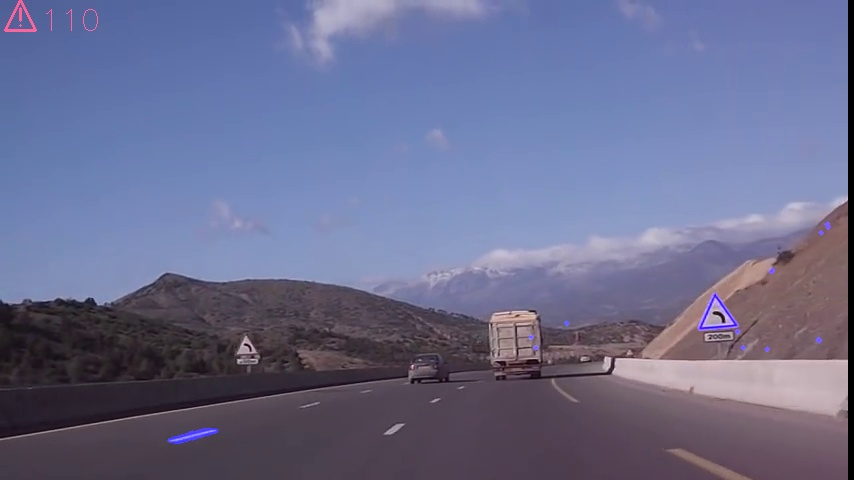
//> input picture Ptut_V3/test2.jpg, 854 x 480 px
$ ./TestDetectionPanneau   (built with g++ and OpenCV 4)
//> lines starting //> are read from the running program, lines starting //| are printed output that depends on the picture; after the words box and inside, x2 and y2 are one past the last pixel; in counts of white or black regions, pixels touching at a corner belong together
#include <opencv2/core/core.hpp>
#include <opencv2/highgui/highgui.hpp>
#include "opencv2/imgproc/imgproc.hpp"
#include <iostream>

using namespace cv;
using namespace std;

int main( int argc, char** argv )
{

    Mat imgOriginal;
    imgOriginal = imread("test2.jpg", CV_LOAD_IMAGE_COLOR);   // Read the file
//> imgOriginal is the input picture: 480 rows x 854 cols, CV_8UC3; mean B, G, R 142.4, 109, 106.3

    if(! imgOriginal.data )                              // Check for invalid input
    {
        cout <<  "Could not open or find the image" << std::endl ;
        return -1;
    }

    namedWindow("Control", CV_WINDOW_AUTOSIZE); //create a window called "Control"

      int iLowH = 0;
     int iHighH = 179;

      int iLowS = 0;
     int iHighS = 255;

      int iLowV = 0;
     int iHighV = 255;

      //Create trackbars in "Control" window
     cvCreateTrackbar("LowH", "Control", &iLowH, 179); //Hue (0 - 179)
//> slider 'LowH' is set to 35
     cvCreateTrackbar("HighH", "Control", &iHighH, 179);

      cvCreateTrackbar("LowS", "Control", &iLowS, 255); //Saturation (0 - 255)
//> slider 'LowS' is set to 51
     cvCreateTrackbar("HighS", "Control", &iHighS, 255);

      cvCreateTrackbar("LowV", "Control", &iLowV, 255); //Value (0 - 255)
//> slider 'LowV' is set to 51
     cvCreateTrackbar("HighV", "Control", &iHighV, 255);

      while (true)
            {
            Mat dessins = imgOriginal.clone();
            Mat imgHSV;

           cvtColor(imgOriginal, imgHSV, COLOR_BGR2HSV); //Convert the captured frame from BGR to HSV
//> imgHSV: 480 rows x 854 cols, CV_8UC3; mean H, S, V 126.2, 73.3, 144.7

          Mat imgThresholded;

           inRange(imgHSV, Scalar(iLowH, iLowS, iLowV), Scalar(iHighH, iHighS, iHighV), imgThresholded); //Threshold the image
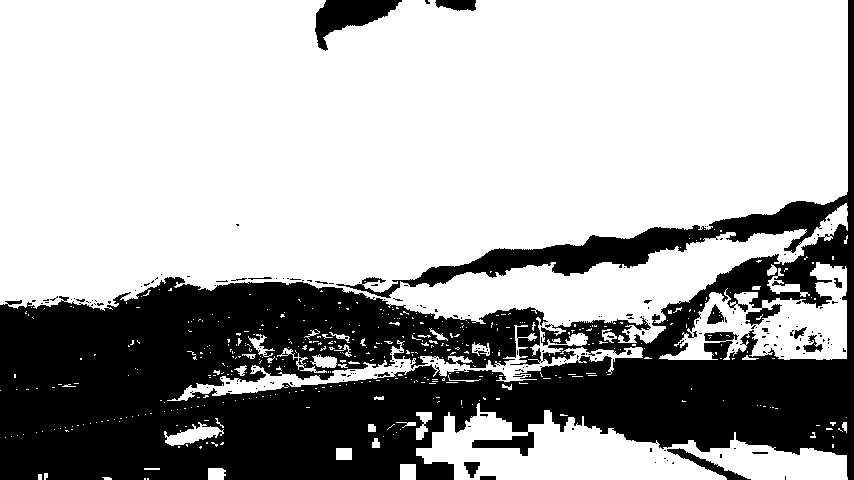
//> imgThresholded: 480 rows x 854 cols, CV_8UC1; 66.9% white; 200 black regions (184 under 20 px), largest, box (x1, y1, x2, y2) and area: (0, 0, 854, 480) 131245, (315, 0, 402, 51) 2049, (667, 448, 751, 480) 552

          //morphological opening (remove small objects from the foreground)
          erode(imgThresholded, imgThresholded, getStructuringElement(MORPH_ELLIPSE, Size(5, 5)) );
          dilate( imgThresholded, imgThresholded, getStructuringElement(MORPH_ELLIPSE, Size(5, 5)) );

           //morphological closing (fill small holes in the foreground)
          dilate( imgThresholded, imgThresholded, getStructuringElement(MORPH_ELLIPSE, Size(5, 5)) );
          erode(imgThresholded, imgThresholded, getStructuringElement(MORPH_ELLIPSE, Size(5,  5)) );
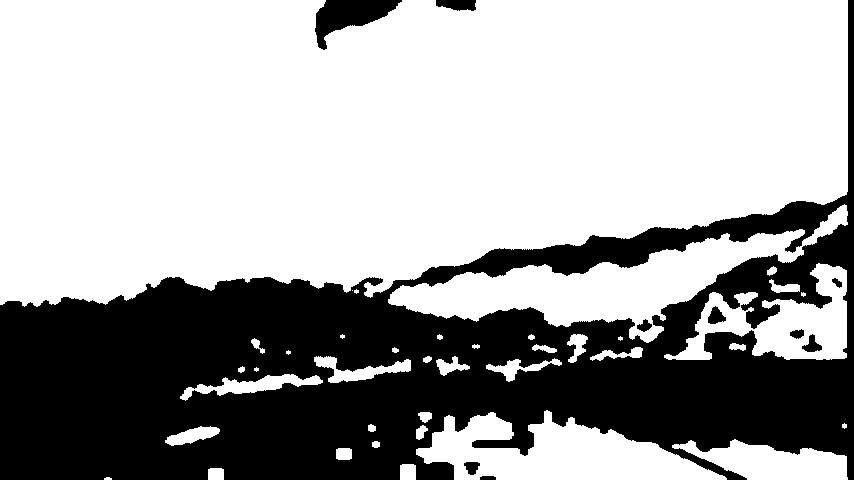
//> imgThresholded: 480 rows x 854 cols, CV_8UC1; 65.2% white; 10 black regions, largest, box (x1, y1, x2, y2) and area: (0, 0, 854, 480) 139188, (315, 0, 402, 50) 2058, (436, 0, 476, 11) 354

              vector<Vec3f> circles;

              /// Apply the Hough Transform to find the circles
              HoughCircles( imgThresholded, circles, CV_HOUGH_GRADIENT, 1, imgThresholded.rows/8, 200, 25, 10, 50 );
//> circles = empty

              /// Draw the circles detected
              for( size_t i = 0; i < circles.size(); i++ )
              {
                  Point center(cvRound(circles[i][0]), cvRound(circles[i][1]));
                  int radius = cvRound(circles[i][2]);
                  // circle center
                  circle( dessins, center, 3, Scalar(0,255,0), -1, 8, 0 );
                  // circle outline
                  circle( dessins, center, radius, Scalar(0,0,255), 3, 8, 0 );
               }
//> this loop made 0 passes


           imshow("Thresholded Image", imgThresholded); //show the thresholded image
          imshow("Original", dessins); //show the original image

                if (waitKey(30) == 27) //wait for 'esc' key press for 30ms. If 'esc' key is pressed, break loop
//> the Esc key is pressed
               {
                    cout << "esc key is pressed by user" << endl;
                    break;
               }


        }

    waitKey(0);                                          // Wait for a keystroke in the window
    return 0;
}

$ run again, with Ptut_V3/autoroute.jpg copied over Ptut_V3/test2.jpg
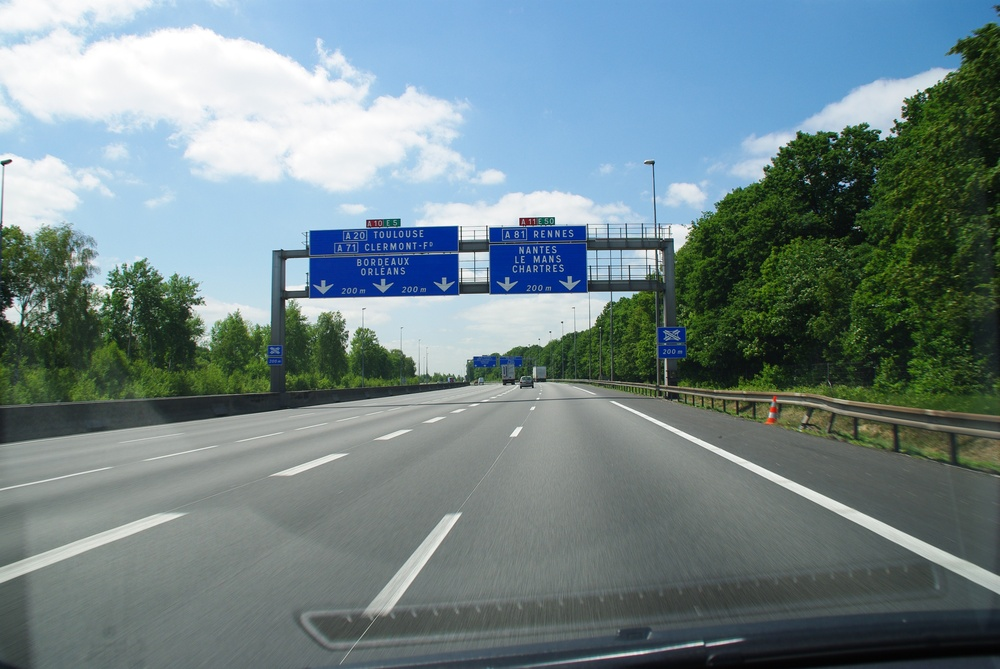
//> input picture Ptut_V3/autoroute.jpg, 1000 x 669 px, shrunk from 3872 x 2592 before the run
//> imgOriginal is the input picture: 669 rows x 1000 cols, CV_8UC3; mean B, G, R 136.1, 132.8, 113.8
//> imgHSV: 669 rows x 1000 cols, CV_8UC3; mean H, S, V 80.9, 65.4, 143.9
//> `inRange(imgHSV, Scalar(iLowH, iLowS, iLowV), Scalar(iHighH, iHighS, iH..`:
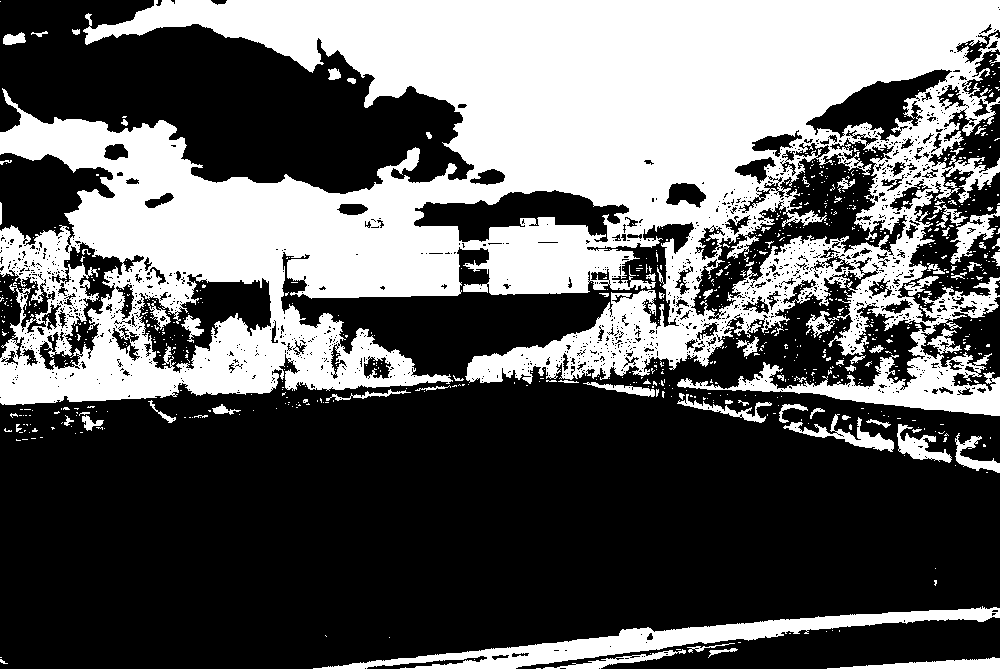
//> imgThresholded: 669 rows x 1000 cols, CV_8UC1; 38.4% white; 836 white regions (755 under 20 px), largest, box (x1, y1, x2, y2) and area: (0, 0, 1000, 416) 233455, (313, 606, 1000, 669) 9314, (827, 657, 1000, 669) 1089
//> `erode(imgThresholded, imgThresholded, getStructuringElement(MORPH_ELLI..`:
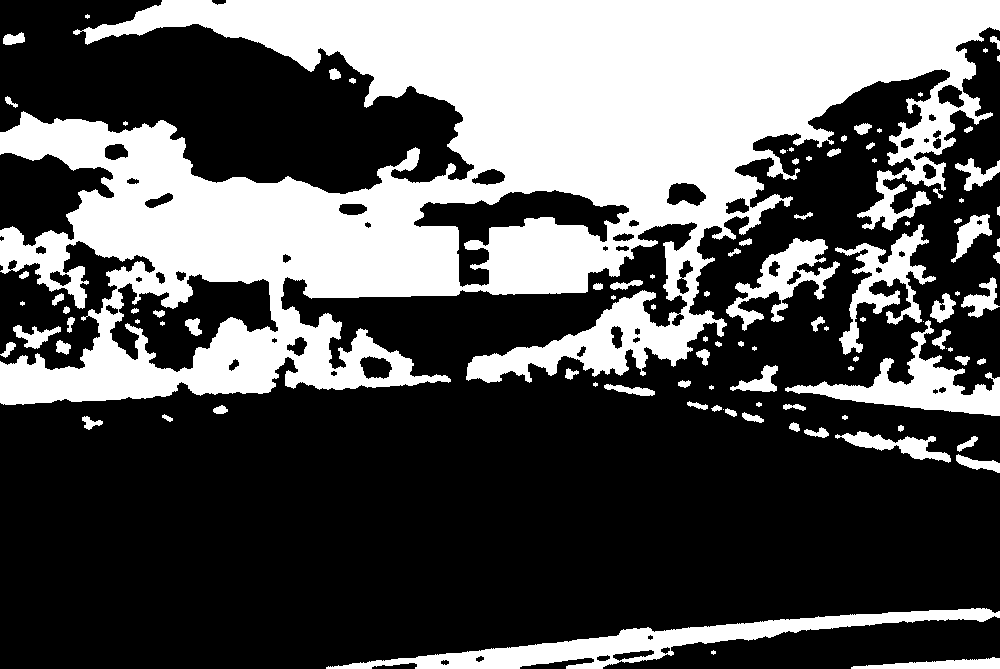
//> imgThresholded: 669 rows x 1000 cols, CV_8UC1; 35.1% white; 103 white regions (27 under 20 px), largest, box (x1, y1, x2, y2) and area: (0, 0, 1000, 405) 199968, (326, 608, 1000, 669) 10094, (785, 320, 1000, 416) 5777
//> circles = empty
